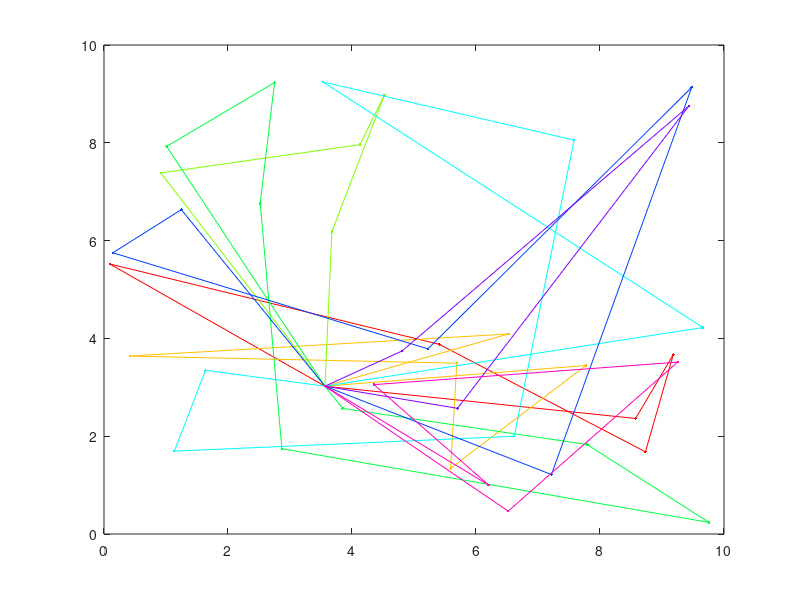

The MATLAB source for this figure: (Note: this script raises an error after producing the figure.)
% MTSPF_GA Fixed Multiple Traveling Salesmen Problem (M-TSP) Genetic Algorithm (GA)
%   Finds a (near) optimal solution to a variation of the M-TSP by setting
%   up a GA to search for the shortest route (least distance needed for
%   each salesman to travel from the start location to individual cities
%   and back to the original starting place)
%
% Summary:
%     1. Each salesman starts at the first point, and ends at the first
%        point, but travels to a unique set of cities in between
%     2. Except for the first, each city is visited by exactly one salesman
%
% Note: The Fixed Start/End location is taken to be the first XY point
%
% Input:
%     USERCONFIG (structure) with zero or more of the following fields:
%     - XY (float) is an Nx2 matrix of city locations, where N is the number of cities
%     - DMAT (float) is an NxN matrix of city-to-city distances or costs
%     - NSALESMEN (scalar integer) is the number of salesmen to visit the cities
%     - MINTOUR (scalar integer) is the minimum tour length for any of the
%         salesmen, NOT including the start/end point
%     - POPSIZE (scalar integer) is the size of the population (should be divisible by 8)
%     - NUMITER (scalar integer) is the number of desired iterations for the algorithm to run
%     - SHOWPROG (scalar logical) shows the GA progress if true
%     - SHOWRESULT (scalar logical) shows the GA results if true
%     - SHOWWAITBAR (scalar logical) shows a waitbar if true
%
% Input Notes:
%     1. Rather than passing in a structure containing these fields, any/all of
%        these inputs can be passed in as parameter/value pairs in any order instead.
%     2. Field/parameter names are case insensitive but must match exactly otherwise.
%
% Output:
%     RESULTSTRUCT (structure) with the following fields:
%         (in addition to a record of the algorithm configuration)
%     - OPTROUTE (integer array) is the best route found by the algorithm
%     - OPTBREAK (integer array) is the list of route break points (these specify the indices
%         into the route used to obtain the individual salesman routes)
%     - MINDIST (scalar float) is the total distance traveled by the salesmen
%
% Route/Breakpoint Details:
%     If there are 10 cities and 3 salesmen, a possible route/break
%     combination might be: rte = [5 6 9 4 2 8 10 3 7], brks = [3 7]
%     Taken together, these represent the solution [1 5 6 9 1][1 4 2 8 10 1][1 3 7 1],
%     which designates the routes for the 3 salesmen as follows:
%         . Salesman 1 travels from city 1 to 5 to 6 to 9 and back to 1
%         . Salesman 2 travels from city 1 to 4 to 2 to 8 to 10 and back to 1
%         . Salesman 3 travels from city 1 to 3 to 7 and back to 1
%
% Usage:
%     mtspf_ga
%       -or-
%     mtspf_ga(userConfig)
%       -or-
%     resultStruct = mtspf_ga;
%       -or-
%     resultStruct = mtspf_ga(userConfig);
%       -or-
%     [...] = mtspf_ga('Param1',Value1,'Param2',Value2, ...);
%
% Example:
%     % Let the function create an example problem to solve
%     mtspf_ga;
%
% Example:
%     % Request the output structure from the solver
%     resultStruct = mtspf_ga;
%
% Example:
%     % Pass a random set of user-defined XY points to the solver
%     userConfig = struct('xy',10*rand(35,2));
%     resultStruct = mtspf_ga(userConfig);
%
% Example:
%     % Pass a more interesting set of XY points to the solver
%     n = 50;
%     phi = (sqrt(5)-1)/2;
%     theta = 2*pi*phi*(0:n-1);
%     rho = (1:n).^phi;
%     [x,y] = pol2cart(theta(:),rho(:));
%     xy = 10*([x y]-min([x;y]))/(max([x;y])-min([x;y]));
%     userConfig = struct('xy',xy);
%     resultStruct = mtspf_ga(userConfig);
%
% Example:
%     % Pass a random set of 3D (XYZ) points to the solver
%     xyz = 10*rand(35,3);
%     userConfig = struct('xy',xyz);
%     resultStruct = mtspf_ga(userConfig);
%
% Example:
%     % Change the defaults for GA population size and number of iterations
%     userConfig = struct('popSize',200,'numIter',1e4);
%     resultStruct = mtspf_ga(userConfig);
%
% Example:
%     % Turn off the plots but show a waitbar
%     userConfig = struct('showProg',false,'showResult',false,'showWaitbar',true);
%     resultStruct = mtspf_ga(userConfig);
%
% See also: mtsp_ga, mtspo_ga, mtspof_ga, mtspofs_ga, mtspv_ga, distmat
%
% Author: Joseph Kirk
% Email: jdkirk630@gmail.com
% Release: 2.0
% Release Date: 05/01/2014
function varargout = mtspf_ga(varargin)

    % Initialize default configuration
    defaultConfig.xy          = 10*rand(40,2)
    defaultConfig.dmat        = [];  % N*N距离矩阵
    defaultConfig.nSalesmen   = 8;
    defaultConfig.minTour     = 3;
    defaultConfig.popSize     = 80;
    defaultConfig.numIter     = 5e3;
    defaultConfig.showProg    = true;
    defaultConfig.showResult  = true;
    defaultConfig.showWaitbar = false;

    % Interpret user configuration inputs
    if ~nargin
        userConfig = struct();
    elseif isstruct(varargin{1})
        userConfig = varargin{1};
    else
        try
            userConfig = struct(varargin{:});
        catch
            error('Expected inputs are either a structure or parameter/value pairs');
        end
    end

    % Override default configuration with user inputs
    configStruct = get_config(defaultConfig,userConfig);

    % Extract configuration
    xy          = configStruct.xy;
    dmat        = configStruct.dmat;
    nSalesmen   = configStruct.nSalesmen;
    minTour     = configStruct.minTour;
    popSize     = configStruct.popSize;
    numIter     = configStruct.numIter;
    showProg    = configStruct.showProg;
    showResult  = configStruct.showResult;
    showWaitbar = configStruct.showWaitbar;
    if isempty(dmat)
        nPoints = size(xy,1);
        a = meshgrid(1:nPoints);
        dmat = reshape(sqrt(sum((xy(a,:)-xy(a',:)).^2,2)),nPoints,nPoints);
    end

    % Verify Inputs 验证输入
    [N,dims] = size(xy);
    [nr,nc] = size(dmat);
    if N ~= nr || N ~= nc
        error('Invalid XY or DMAT inputs!')
    end
    n = N - 1; % Separate Start/End City

    % Sanity Checks
    nSalesmen   = max(1,min(n,round(real(nSalesmen(1)))));
    minTour     = max(1,min(floor(n/nSalesmen),round(real(minTour(1)))));
    popSize     = max(8,8*ceil(popSize(1)/8));
    numIter     = max(1,round(real(numIter(1))));
    showProg    = logical(showProg(1));
    showResult  = logical(showResult(1));
    showWaitbar = logical(showWaitbar(1));

    % Initializations for Route Break Point Selection 路径断点选择的初始化
    nBreaks = nSalesmen-1;
    dof = n - minTour*nSalesmen;          % degrees of freedom
    addto = ones(1,dof+1);
    for k = 2:nBreaks
        addto = cumsum(addto);
    end
    cumProb = cumsum(addto)/sum(addto);

    % Initialize the Populations
    popRoute = zeros(popSize,n);         % population of routes
    popBreak = zeros(popSize,nBreaks);   % population of breaks
    popRoute(1,:) = (1:n) + 1;
    popBreak(1,:) = rand_breaks();
    for k = 2:popSize
        popRoute(k,:) = randperm(n) + 1;
        popBreak(k,:) = rand_breaks();
    end

    % Select the Colors for the Plotted Routes    所画路径的颜色
    pclr = ~get(0,'DefaultAxesColor');
    clr = [1 0 0; 0 0 1; 0.67 0 1; 0 1 0; 1 0.5 0];
    if nSalesmen > 5
        clr = hsv(nSalesmen);
    end

    % Run the GA
    globalMin = Inf;
    totalDist = zeros(1,popSize);
    distHistory = zeros(1,numIter);
    tmpPopRoute = zeros(8,n);
    tmpPopBreak = zeros(8,nBreaks);
    newPopRoute = zeros(popSize,n);
    newPopBreak = zeros(popSize,nBreaks);
    if showProg
        figure('Name','MTSPF_GA | Current Best Solution','Numbertitle','off');
        hAx = gca;
    end
    if showWaitbar
        hWait = waitbar(0,'Searching for near-optimal solution ...');
    end
    for iter = 1:numIter
    % Evaluate Members of the Population    人口评估
        for p = 1:popSize
            d = 0;
            pRoute = popRoute(p,:);
            pBreak = popBreak(p,:);
            rng = [[1 pBreak+1];[pBreak n]]';
            for s = 1:nSalesmen
                d = d + dmat(1,pRoute(rng(s,1))); % Add Start Distance
                for k = rng(s,1):rng(s,2)-1
                    d = d + dmat(pRoute(k),pRoute(k+1));
                end
                d = d + dmat(pRoute(rng(s,2)),1); % Add End Distance
            end
            totalDist(p) = d;
        end

     % Find the Best Route in the Population
        [minDist,index] = min(totalDist);
        distHistory(iter) = minDist;
        if minDist < globalMin
            globalMin = minDist;
            optRoute = popRoute(index,:);
            optBreak = popBreak(index,:);
            rng = [[1 optBreak+1];[optBreak n]]';
            if showProg
     % Plot the Best Route   实时展示最优路径
                for s = 1:nSalesmen
                    rte = [1 optRoute(rng(s,1):rng(s,2)) 1];
                    if dims > 2, plot3(hAx,xy(rte,1),xy(rte,2),xy(rte,3),'.-','Color',clr(s,:));
                    else plot(hAx,xy(rte,1),xy(rte,2),'.-','Color',clr(s,:)); end
                    hold(hAx,'on');
                end
                if dims > 2, plot3(hAx,xy(1,1),xy(1,2),xy(1,3),'o','Color',pclr);
                else plot(hAx,xy(1,1),xy(1,2),'o','Color',pclr); end
                title(hAx,sprintf('Total Distance = %1.4f, Iteration = %d',minDist,iter));
                hold(hAx,'off');
                drawnow;
            end
        end

      % Genetic Algorithm Operators
        randomOrder = randperm(popSize);
        for p = 8:8:popSize
            rtes = popRoute(randomOrder(p-7:p),:);
            brks = popBreak(randomOrder(p-7:p),:);
            dists = totalDist(randomOrder(p-7:p));
            [ignore,idx] = min(dists); %#ok
            bestOf8Route = rtes(idx,:);
            bestOf8Break = brks(idx,:);
            routeInsertionPoints = sort(ceil(n*rand(1,2)));
            I = routeInsertionPoints(1);
            J = routeInsertionPoints(2);
            for k = 1:8 % Generate New Solutions
                tmpPopRoute(k,:) = bestOf8Route;
                tmpPopBreak(k,:) = bestOf8Break;
                switch k
                    case 2 % Flip
                        tmpPopRoute(k,I:J) = tmpPopRoute(k,J:-1:I);
                    case 3 % Swap
                        tmpPopRoute(k,[I J]) = tmpPopRoute(k,[J I]);
                    case 4 % Slide
                        tmpPopRoute(k,I:J) = tmpPopRoute(k,[I+1:J I]);
                    case 5 % Modify Breaks
                        tmpPopBreak(k,:) = rand_breaks();
                    case 6 % Flip, Modify Breaks
                        tmpPopRoute(k,I:J) = tmpPopRoute(k,J:-1:I);
                        tmpPopBreak(k,:) = rand_breaks();
                    case 7 % Swap, Modify Breaks
                        tmpPopRoute(k,[I J]) = tmpPopRoute(k,[J I]);
                        tmpPopBreak(k,:) = rand_breaks();
                    case 8 % Slide, Modify Breaks
                        tmpPopRoute(k,I:J) = tmpPopRoute(k,[I+1:J I]);
                        tmpPopBreak(k,:) = rand_breaks();
                    otherwise % Do Nothing
                end
            end
            newPopRoute(p-7:p,:) = tmpPopRoute;
            newPopBreak(p-7:p,:) = tmpPopBreak;
        end
        popRoute = newPopRoute;
        popBreak = newPopBreak;

        % Update the waitbar
        if showWaitbar && ~mod(iter,ceil(numIter/325))
            waitbar(iter/numIter,hWait);
        end

    end
    if showWaitbar
        close(hWait);
    end

    if showResult
        % Plots     画图
        figure('Name','MTSPF_GA | Results','Numbertitle','off');
        subplot(2,2,1);
        if dims > 2, plot3(xy(:,1),xy(:,2),xy(:,3),'.','Color',pclr);
        else plot(xy(:,1),xy(:,2),'.','Color',pclr); end
        title('City Locations');
        subplot(2,2,2);
        imagesc(dmat([1 optRoute],[1 optRoute]));
        title('Distance Matrix');
        subplot(2,2,3);
        rng = [[1 optBreak+1];[optBreak n]]';
        for s = 1:nSalesmen
            rte = [1 optRoute(rng(s,1):rng(s,2)) 1];
            if dims > 2, plot3(xy(rte,1),xy(rte,2),xy(rte,3),'.-','Color',clr(s,:));
            else plot(xy(rte,1),xy(rte,2),'.-','Color',clr(s,:)); end
            title(sprintf('Total Distance = %1.4f',minDist));
            hold on;
        end
        if dims > 2, plot3(xy(1,1),xy(1,2),xy(1,3),'o','Color',pclr);
        else plot(xy(1,1),xy(1,2),'o','Color',pclr); end
        subplot(2,2,4);
        plot(distHistory,'b','LineWidth',2);
        title('Best Solution History');
        set(gca,'XLim',[0 numIter+1],'YLim',[0 1.1*max([1 distHistory])]);
    end

    % Return Output
    if nargout
        resultStruct = struct( ...
            'xy',          xy, ...
            'dmat',        dmat, ...
            'nSalesmen',   nSalesmen, ...
            'minTour',     minTour, ...
            'popSize',     popSize, ...
            'numIter',     numIter, ...
            'showProg',    showProg, ...
            'showResult',  showResult, ...
            'showWaitbar', showWaitbar, ...
            'optRoute',    optRoute, ...
            'optBreak',    optBreak, ...
            'minDist',     minDist);

        varargout = {resultStruct};
    end

    % Generate Random Set of Break Points
    function breaks = rand_breaks()
        if minTour == 1 % No Constraints on Breaks
            tmpBreaks = randperm(n-1);
            breaks = sort(tmpBreaks(1:nBreaks));
        else % Force Breaks to be at Least the Minimum Tour Length
            nAdjust = find(rand < cumProb,1)-1;
            spaces = ceil(nBreaks*rand(1,nAdjust));
            adjust = zeros(1,nBreaks);
            for kk = 1:nBreaks
                adjust(kk) = sum(spaces == kk);
            end
            breaks = minTour*(1:nBreaks) + cumsum(adjust);
        end
    end

end

% Subfunction to override the default configuration with user inputs
% 将输入初始化，什么都不输入，就用这个应该是
function config = get_config(defaultConfig,userConfig)

    % Initialize the configuration structure as the default
    config = defaultConfig;

    % Extract the field names of the default configuration structure
    defaultFields = fieldnames(defaultConfig);

    % Extract the field names of the user configuration structure
    userFields = fieldnames(userConfig);
    nUserFields = length(userFields);

    % Override any default configuration fields with user values
    for i = 1:nUserFields
        userField = userFields{i};
        isField = strcmpi(defaultFields,userField);
        if nnz(isField) == 1
            thisField = defaultFields{isField};
            config.(thisField) = userConfig.(userField);
        end
    end

end